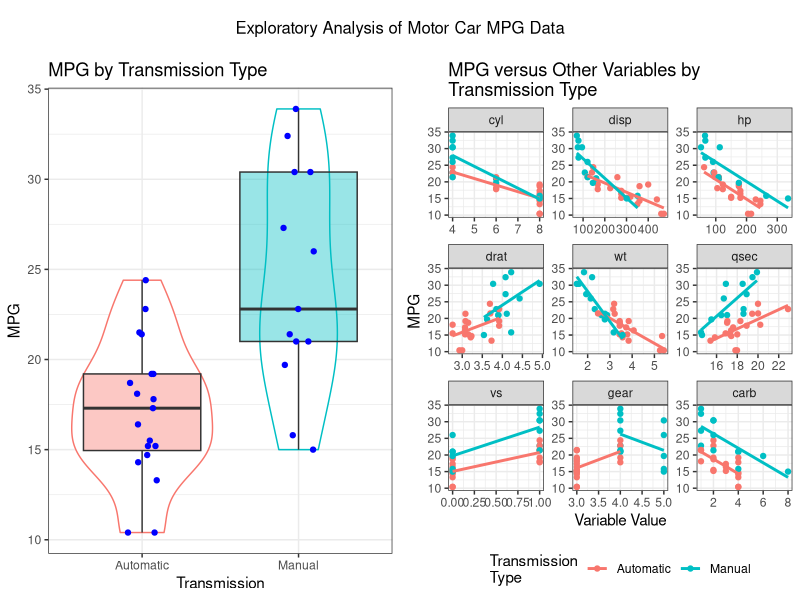

Source code (R):
## ---- chunk 1
library(ggplot2);library(plyr);library(dplyr);library(reshape2)

data(mtcars)
data <- mtcars
data$am <- factor(data$am,levels=c(0,1),labels=c("Automatic","Manual"))
data$car <- row.names(data)

#Do some EDA
ch1 <- ggplot(data,aes(y=mpg,x=am))+geom_violin(aes(color=am))+geom_boxplot(aes(fill=am),alpha=0.4)+
  geom_jitter(position = position_jitter(width = .1,height=0),color="blue")+theme_bw()+
  theme(legend.position="none")+scale_y_continuous("MPG")+scale_x_discrete("Transmission")+
  ggtitle("MPG by Transmission Type")

data1 <- melt(data,id.var=c("car","am","mpg"))
ch2 <- ggplot(data1,aes(y=mpg,x=value,color=am))+geom_point()+stat_smooth(se=F,method="lm")+
  facet_wrap(~variable,scales="free")+theme_bw()+theme(legend.position="bottom")+
  ggtitle("MPG versus Other Variables by\nTransmission Type")+scale_y_continuous("MPG")+
  scale_x_continuous("Variable Value")+scale_color_discrete("Transmission\nType")

require(grid)
vp.layout <- function(x, y) viewport(layout.pos.row=x, layout.pos.col=y)
arrange_ggplot2 <- function(..., nrow=NULL, ncol=NULL, as.table=FALSE) {
  dots <- list(...)
  n <- length(dots)
	if(is.null(nrow) & is.null(ncol)) { nrow = floor(n/2) ; ncol = ceiling(n/nrow)}
	if(is.null(nrow)) { nrow = ceiling(n/ncol)}
	if(is.null(ncol)) { ncol = ceiling(n/nrow)}
        ## NOTE see n2mfrow in grDevices for possible alternative
grid.newpage()
pushViewport(viewport(layout=grid.layout(nrow+1,ncol,heights = unit(c(0.5,5),"null")  ) ))
	ii.p <- 1
	for(ii.row in seq(1, nrow)){
	ii.table.row <- ii.row	
	if(as.table) {ii.table.row <- nrow - ii.table.row + 1}
		for(ii.col in seq(1, ncol)){
			ii.table <- ii.p
			if(ii.p > n) break
			print(dots[[ii.table]], vp=vp.layout(ii.table.row+1, ii.col))
			ii.p <- ii.p + 1
		}
	}
}

arrange_ggplot2(ch1,ch2)
grid.text("Exploratory Analysis of Motor Car MPG Data", vp = viewport(layout.pos.row = 1, layout.pos.col = 1:2))
## ---- chunk 2
library(caret)
model2 <- train(mpg~.,data[-12],method="lmStepAIC",direction="backward",trace=F)
library(knitr)
kable(summary(model2)$coefficients)
